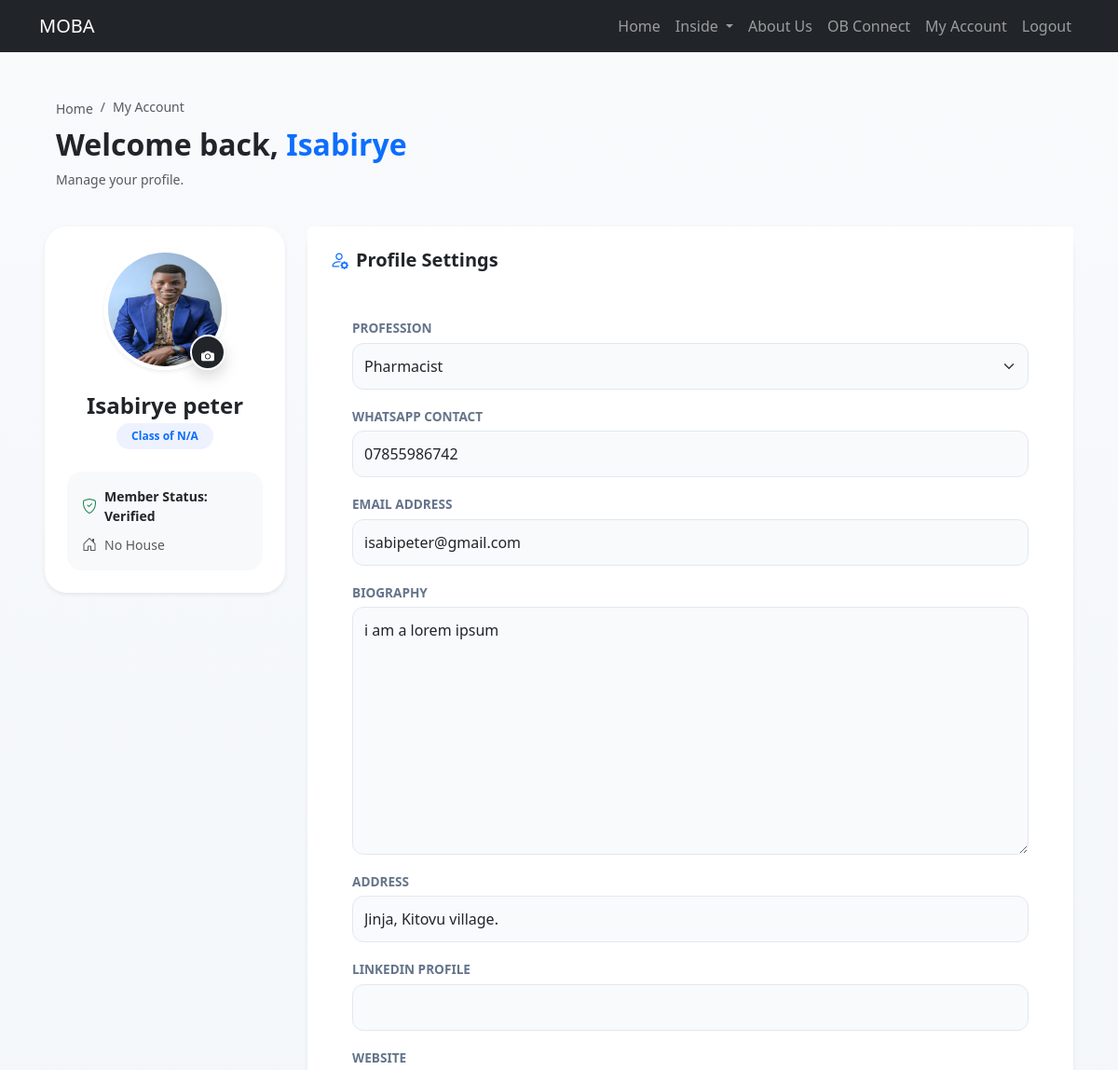
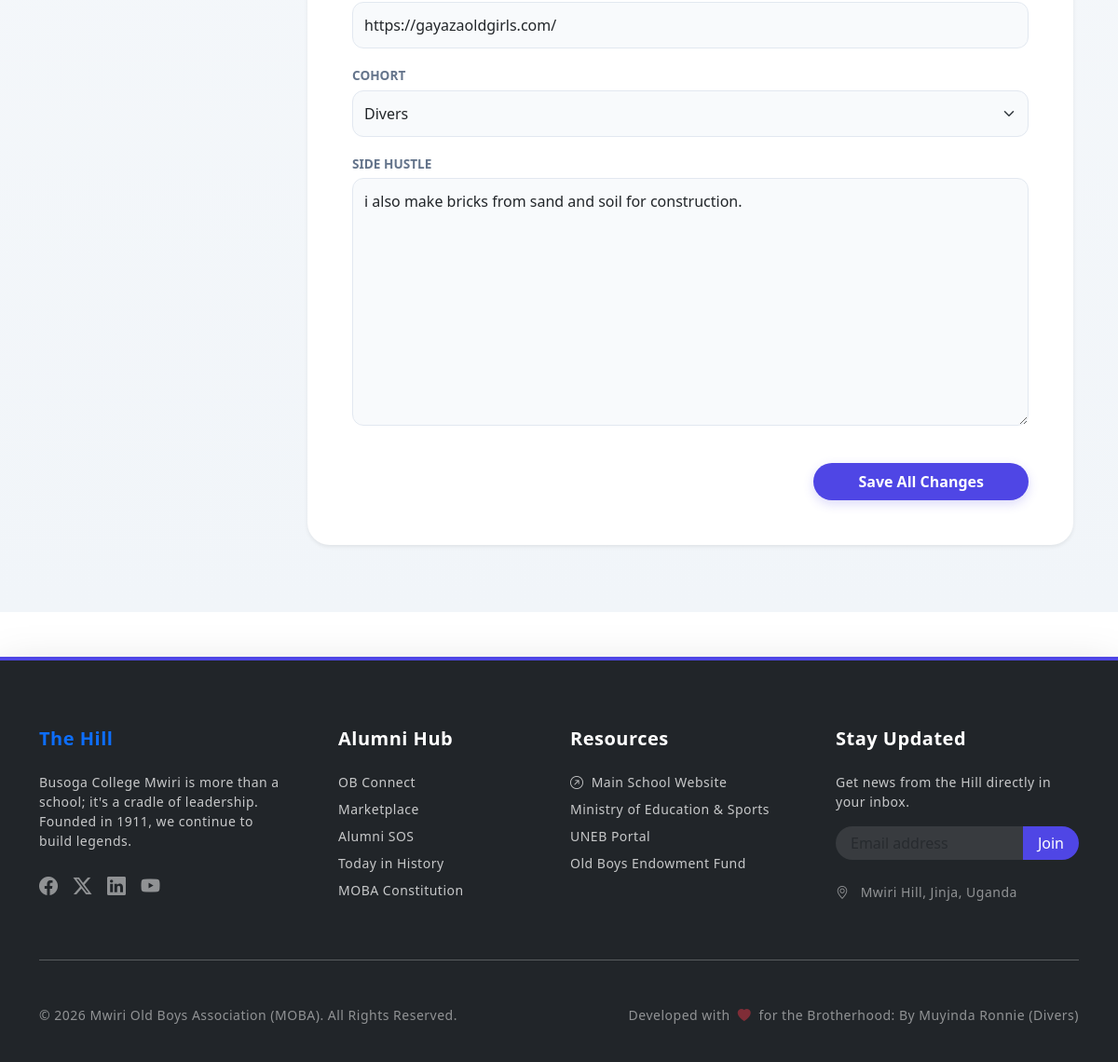
Page /accounts/my-account/ (signed in) on the committed database (2 pictures, top to bottom).
### users/models.py (models this page shows, shortened)
class User(AbstractUser):
    class Role(models.TextChoices):
        PUBLIC = "PUBLIC", "Public"
        SUBSCRIBER = "SUBSCRIBER", "Subscriber"
        ADMIN = "ADMIN", "Admin"
    base_role = Role.PUBLIC
    role = models.CharField(max_length=50, choices=Role.choices, default=base_role)
    cohort = models.ForeignKey('organisation.Cohort', on_delete=models.SET_NULL, null=True, blank=True)
    house = models.ForeignKey('organisation.House', on_delete=models.SET_NULL, null=True, blank=True)
    phone_number = models.CharField(max_length=20)
    linkedin_profile = models.URLField(blank=True)
    website = models.URLField(blank=True)
    address = models.CharField(max_length=255, blank=True)
    profession = models.ForeignKey('organisation.Profession', on_delete=models.SET_NULL, null=True, blank=True)
    whatsapp_contact = models.CharField(max_length=20, blank=True)
    biography = models.TextField(max_length=150, blank=True)
    side_hustle = models.TextField(blank=True)

class Profile(models.Model):
    user = models.OneToOneField(User, on_delete=models.CASCADE)
    bio = models.TextField(blank=True)
    profile_picture = models.ImageField(upload_to='profile_pictures/', blank=True)

### users/views.py (the view, shortened to what this page needs)
# urls.py: path('my-account/', views.MyAccountView.as_view(), name='my_account'),
class MyAccountView(View):
    template_name = 'users/my_account.html'
    def get(self, request, *args, **kwargs):
        if request.user.is_authenticated:
            form = ProfileForm(instance=request.user)
            sos_form = SOSRequestForm()
        else:
            form = None
            sos_form = None
        content_types = ["Products", "Services", "News", "History"]
        return render(request, self.template_name, {'form': form, 'sos_form': sos_form, 'content_types': content_types})

### users/forms.py
class ProfileForm(forms.ModelForm):
    profession = forms.ModelChoiceField(
        queryset=Profession.objects.all(),
        widget=forms.Select(attrs={'class': 'form-select'}),
        required=False
    )
    class Meta:
        model = User
        fields = ('profession', 'whatsapp_contact', 'email', 'biography', 'address', 'linkedin_profile', 'website', 'cohort', 'side_hustle')

### alumni_sos/forms.py
class SOSRequestForm(forms.ModelForm):
    class Meta:
        model = SOSRequest
        fields = ('title', 'description', 'deadline')
        widgets = {
            'deadline': forms.DateTimeInput(attrs={'type': 'datetime-local'}),
        }

### organisation/models.py (called while the page is built)
    def __str__(self):
        return self.name

    def __str__(self):
        return self.name

### users/templates/users/my_account.html (shortened to what this page needs)
{% extends "base.html" %}
{% load crispy_forms_tags %}
{% block content %}
<div class="container-fluid py-5 px-lg-5" style="background: linear-gradient(180deg, #f8fafc 0%, #f1f5f9 100%); min-height: 100vh;">
    <div class="row mb-4">
        <div class="col-12 px-4">
            <nav aria-label="breadcrumb">
                <ol class="breadcrumb mb-2">
                    <li class="breadcrumb-item"><a href="/" class="text-decoration-none text-muted small">Home</a></li>
                    <li class="breadcrumb-item active small" aria-current="page">My Account</li>
                </ol>
            </nav>
            <h2 class="fw-bold text-dark">Welcome back, <span class="text-primary">{{ user.first_name|default:user.username }}</span></h2>
            <p class="text-muted small">Manage your profile.</p>
        </div>
    </div>
    <div class="row g-4">
        <div class="col-lg-4 col-xl-3">
            <div class="card border-0 shadow-sm overflow-hidden mb-4" style="border-radius: 24px; background: #ffffff;">
                <div class="card-body text-center p-4">
                    <div class="position-relative d-inline-block mb-4">
                        <img src="{% if user.profile.profile_picture %}{{ user.profile.profile_picture.url }}{% else %}https://ui-avatars.com/api/?name={{ user.username }}&background=4f46e5&color=fff&size=150{% endif %}"
                             class="rounded-circle border border-4 border-white shadow-sm"
                             width="130" height="130" alt="Avatar" style="object-fit: cover;">
                        <form method="post" enctype="multipart/form-data" action="{% url 'my_account' %}" id="pfp-form">
                            <button type="button" onclick="document.getElementById('profile_picture').click();"
                                    class="position-absolute bottom-0 end-0 bg-dark text-white border border-2 border-white rounded-circle p-2 shadow"
                                    style="width: 38px; height: 38px;" title="Change Photo">
                                <i class="bi bi-camera-fill small"></i>
                            </button>
                        </form>
                    </div>
                    <h4 class="fw-bold mb-1 text-dark">{{ user.get_full_name|default:user.username }}</h4>
                    <span class="badge bg-primary-soft text-primary px-3 py-2 rounded-pill mb-4 fw-bold">
                        Class of {{ user.profile.cohort|default:'N/A' }}
                    </span>
                    <div class="p-3 bg-light rounded-4 text-start">
                        <div class="d-flex align-items-center mb-2">
                            <i class="bi bi-shield-check text-success me-2"></i>
                            <small class="fw-bold">Member Status: Verified</small>
                        </div>
                        <div class="d-flex align-items-center">
                            <i class="bi bi-house-door text-muted me-2"></i>
                            <small class="text-muted">{{ user.profile.house|default:'No House' }}</small>
                        </div>
                    </div>
                </div>
            </div>
        </div>
        <div class="col-lg-8 col-xl-9">
            <div class="card border-0 shadow-sm mb-4" style="border-radius: 24px; background: #ffffff;">
                <div class="card-header bg-white border-0 pt-4 px-4 pb-0">
                    <h5 class="fw-bold mb-0">
                        <i class="bi bi-person-gear me-2 text-primary"></i>Profile Settings
                    </h5>
                </div>
                <div class="card-body p-4 p-md-5">
                    <form method="post" action="{% url 'my_account' %}" class="row g-3">
                        <div class="col-12 modern-crispy">
                            {{ form|crispy }}
                        </div>
                        <div class="col-12 mt-4 text-end">
                            <button type="submit" name="update_profile" class="btn btn-primary px-5 py-2 rounded-pill shadow-md fw-bold">
                                Save All Changes
                            </button>
                        </div>
                    </form>
                </div>
            </div>
        </div>
    </div>
</div>
{% endblock %}

### users/templates/users/my_account.html (style rules this page uses)
.bg-primary-soft { background-color: #eef2ff; color: #4f46e5; }
.btn-primary { background: #4f46e5; border: none; }
.modern-crispy label { font-weight: 700; font-size: 0.85rem; color: #64748b; text-transform: uppercase; margin-bottom: 5px; }
.modern-crispy input, .modern-crispy select, .modern-crispy textarea { border-radius: 12px; border: 1px solid #e2e8f0; padding: 12px; background-color: #f8fafc; }
.shadow-md { box-shadow: 0 4px 12px rgba(79, 70, 229, 0.2); }

### core/templates/footer.html (style rules this page uses)
a { transition: all 0.3s ease; }

### rows in the picture
User: first_name "Isabirye", profile_picture (picture), get_full_name "Isabirye peter", profile.cohort "N/A", profile.house "No House", profession "Pharmacist", whatsapp_contact "07855986742", email "isabipeter@gmail.com", biography "i am a lorem ipsum", address "Jinja, Kitovu village.", website "https://gayazaoldgirls.com/", cohort "Divers", side_hustle "i also make bricks from sand and soil for construction."
